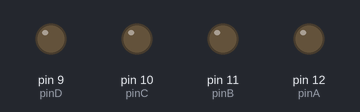
The sketch below on a simulated Arduino Uno, built with avr-gcc and run on an emulated ATmega328P. On the bench: output pins drawn as LEDs (lit = HIGH).

Above: at 2.0 s.
At 5.0 s:
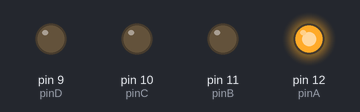
At 7.0 s:
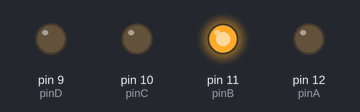
At 9.0 s:
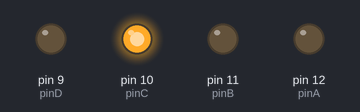
At 11.0 s:
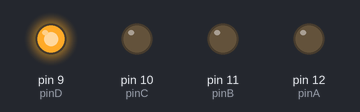
At 13.0 s:
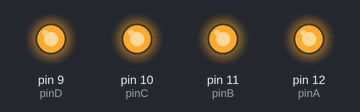
Timing chart, 0 to 18.2 s (numbered marks = the images above):
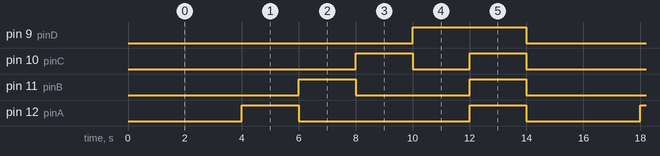

Measured:
- by itself, pin 9 (pinD): alternates HIGH for 4.0 s and LOW for 10.0 s
- by itself, pin 10 (pinC): repeats every 14.0 s: LOW 2.0 s, HIGH 2.0 s, LOW 8.0 s, HIGH 2.0 s
- by itself, pin 11 (pinB): repeats every 14.0 s: LOW 4.0 s, HIGH 2.0 s, LOW 6.0 s, HIGH 2.0 s
- by itself, pin 12 (pinA): repeats every 14.0 s: LOW 6.0 s, HIGH 2.0 s, LOW 4.0 s, HIGH 2.0 s

The sketch:

Binary_Counter.ino
```cpp
int pinA = 12;
int pinB = 11;
int pinC = 10;
int pinD = 9;
int dt = 2000;

void setup() {
  // put your setup code here, to run once:
pinMode(pinA, OUTPUT);
pinMode(pinB, OUTPUT);
pinMode(pinC, OUTPUT);
pinMode(pinD, OUTPUT);
}

void loop() {
  // put your main code here, to run repeatedly:
digitalWrite(pinA, LOW);
digitalWrite(pinB, LOW);
digitalWrite(pinC, LOW);
digitalWrite(pinD, LOW);
delay(dt);

delay(dt);
digitalWrite(pinA, HIGH);
digitalWrite(pinB, LOW);
digitalWrite(pinC, LOW);
digitalWrite(pinD, LOW);
delay(dt);

digitalWrite(pinA, LOW);
digitalWrite(pinB, HIGH);
digitalWrite(pinC, LOW);
digitalWrite(pinD, LOW);
delay(dt);

digitalWrite(pinA, LOW);
digitalWrite(pinB, LOW);
digitalWrite(pinC, HIGH);
digitalWrite(pinD, LOW);
delay(dt);

digitalWrite(pinA, LOW);
digitalWrite(pinB, LOW);
digitalWrite(pinC, LOW);
digitalWrite(pinD, HIGH);
delay(dt);

digitalWrite(pinA, HIGH);
digitalWrite(pinB, HIGH);
digitalWrite(pinC, HIGH);
digitalWrite(pinD, HIGH);
delay(dt);


}
```
